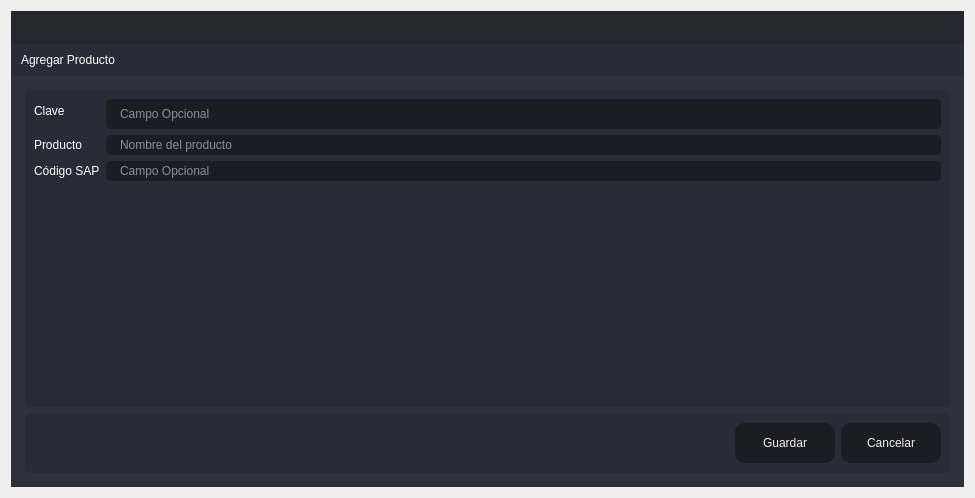
<?xml version="1.0" encoding="UTF-8"?>
<ui version="4.0">
 <class>Create_Cliente</class>
 <widget class="QDialog" name="Create_Cliente">
  <property name="windowModality">
   <enum>Qt::ApplicationModal</enum>
  </property>
  <property name="geometry">
   <rect>
    <x>0</x>
    <y>0</y>
    <width>975</width>
    <height>498</height>
   </rect>
  </property>
  <property name="windowTitle">
   <string>Agregar</string>
  </property>
  <layout class="QVBoxLayout" name="verticalLayout_6">
   <item>
    <widget class="QFrame" name="frame_main">
     <property name="styleSheet">
      <string notr="true">/* LINE EDIT */
QLineEdit {
	background-color: rgb(27, 29, 35);
	border-radius: 5px;
	border: 2px solid rgb(27, 29, 35);
	padding-left: 10px;
}
QLineEdit:hover {
	border: 2px solid rgb(64, 71, 88);
}
QLineEdit:focus {
	border: 2px solid rgb(91, 101, 124);
}

/* SCROLL BARS */
QScrollBar:horizontal {
    border: none;
    background: rgb(52, 59, 72);
    height: 14px;
    margin: 0px 21px 0 21px;
	border-radius: 0px;
}
QScrollBar::handle:horizontal {
    background: rgb(85, 170, 255);
    min-width: 25px;
	border-radius: 7px
}
QScrollBar::add-line:horizontal {
    border: none;
    background: rgb(55, 63, 77);
    width: 20px;
	border-top-right-radius: 7px;
    border-bottom-right-radius: 7px;
    subcontrol-position: right;
    subcontrol-origin: margin;
}
QScrollBar::sub-line:horizontal {
    border: none;
    background: rgb(55, 63, 77);
    width: 20px;
	border-top-left-radius: 7px;
    border-bottom-left-radius: 7px;
    subcontrol-position: left;
    subcontrol-origin: margin;
}
QScrollBar::up-arrow:horizontal, QScrollBar::down-arrow:horizontal
{
     background: none;
}
QScrollBar::add-page:horizontal, QScrollBar::sub-page:horizontal
{
     background: none;
}
 QScrollBar:vertical {
	border: none;
    background: rgb(52, 59, 72);
    width: 14px;
    margin: 21px 0 21px 0;
	border-radius: 0px;
 }
 QScrollBar::handle:vertical {	
	background: rgb(85, 170, 255);
    min-height: 25px;
	border-radius: 7px
 }
 QScrollBar::add-line:vertical {
     border: none;
    background: rgb(55, 63, 77);
     height: 20px;
	border-bottom-left-radius: 7px;
    border-bottom-right-radius: 7px;
     subcontrol-position: bottom;
     subcontrol-origin: margin;
 }
 QScrollBar::sub-line:vertical {
	border: none;
    background: rgb(55, 63, 77);
     height: 20px;
	border-top-left-radius: 7px;
    border-top-right-radius: 7px;
     subcontrol-position: top;
     subcontrol-origin: margin;
 }
 QScrollBar::up-arrow:vertical, QScrollBar::down-arrow:vertical {
     background: none;
 }

 QScrollBar::add-page:vertical, QScrollBar::sub-page:vertical {
     background: none;
 }

/* CHECKBOX */
QCheckBox::indicator {
    border: 3px solid rgb(52, 59, 72);
	width: 15px;
	height: 15px;
	border-radius: 10px;
    background: rgb(44, 49, 60);
}
QCheckBox::indicator:hover {
    border: 3px solid rgb(58, 66, 81);
}
QCheckBox::indicator:checked {
    background: 3px solid rgb(52, 59, 72);
	border: 3px solid rgb(52, 59, 72);	
	background-image: url(:/16x16/icons/16x16/cil-check-alt.png);
}

/* RADIO BUTTON */
QRadioButton::indicator {
    border: 3px solid rgb(52, 59, 72);
	width: 15px;
	height: 15px;
	border-radius: 10px;
    background: rgb(44, 49, 60);
}
QRadioButton::indicator:hover {
    border: 3px solid rgb(58, 66, 81);
}
QRadioButton::indicator:checked {
    background: 3px solid rgb(94, 106, 130);
	border: 3px solid rgb(52, 59, 72);	
}

/* COMBOBOX */
QComboBox{
	background-color: rgb(27, 29, 35);
	border-radius: 5px;
	border: 2px solid rgb(27, 29, 35);
	padding: 5px;
	padding-left: 10px;
}
QComboBox:hover{
	border: 2px solid rgb(64, 71, 88);
}
QComboBox::drop-down {
	subcontrol-origin: padding;
	subcontrol-position: top right;
	width: 25px; 
	border-left-width: 3px;
	border-left-color: rgba(39, 44, 54, 150);
	border-left-style: solid;
	border-top-right-radius: 3px;
	border-bottom-right-radius: 3px;	
	background-image: url(:/16x16/icons/16x16/cil-arrow-bottom.png);
	background-position: center;
	background-repeat: no-reperat;
 }
QComboBox QAbstractItemView {
	color: rgb(85, 170, 255);	
	background-color: rgb(27, 29, 35);
	padding: 10px;
	selection-background-color: rgb(39, 44, 54);
}

/* SLIDERS */
QSlider::groove:horizontal {
    border-radius: 9px;
    height: 18px;
	margin: 0px;
	background-color: rgb(52, 59, 72);
}
QSlider::groove:horizontal:hover {
	background-color: rgb(55, 62, 76);
}
QSlider::handle:horizontal {
    background-color: rgb(85, 170, 255);
    border: none;
    height: 18px;
    width: 18px;
    margin: 0px;
	border-radius: 9px;
}
QSlider::handle:horizontal:hover {
    background-color: rgb(105, 180, 255);
}
QSlider::handle:horizontal:pressed {
    background-color: rgb(65, 130, 195);
}

QSlider::groove:vertical {
    border-radius: 9px;
    width: 18px;
    margin: 0px;
	background-color: rgb(52, 59, 72);
}
QSlider::groove:vertical:hover {
	background-color: rgb(55, 62, 76);
}
QSlider::handle:vertical {
    background-color: rgb(85, 170, 255);
	border: none;
    height: 18px;
    width: 18px;
    margin: 0px;
	border-radius: 9px;
}
QSlider::handle:vertical:hover {
    background-color: rgb(105, 180, 255);
}
QSlider::handle:vertical:pressed {
    background-color: rgb(65, 130, 195);
}

</string>
     </property>
     <property name="frameShape">
      <enum>QFrame::NoFrame</enum>
     </property>
     <property name="frameShadow">
      <enum>QFrame::Raised</enum>
     </property>
     <layout class="QVBoxLayout" name="verticalLayout">
      <property name="spacing">
       <number>0</number>
      </property>
      <property name="leftMargin">
       <number>0</number>
      </property>
      <property name="topMargin">
       <number>0</number>
      </property>
      <property name="rightMargin">
       <number>0</number>
      </property>
      <property name="bottomMargin">
       <number>0</number>
      </property>
      <item>
       <widget class="QFrame" name="frame_top">
        <property name="minimumSize">
         <size>
          <width>0</width>
          <height>65</height>
         </size>
        </property>
        <property name="maximumSize">
         <size>
          <width>16777215</width>
          <height>65</height>
         </size>
        </property>
        <property name="styleSheet">
         <string notr="true">background-color: transparent;</string>
        </property>
        <property name="frameShape">
         <enum>QFrame::NoFrame</enum>
        </property>
        <property name="frameShadow">
         <enum>QFrame::Raised</enum>
        </property>
        <layout class="QHBoxLayout" name="horizontalLayout_3">
         <property name="spacing">
          <number>0</number>
         </property>
         <property name="leftMargin">
          <number>0</number>
         </property>
         <property name="topMargin">
          <number>0</number>
         </property>
         <property name="rightMargin">
          <number>0</number>
         </property>
         <property name="bottomMargin">
          <number>0</number>
         </property>
         <item>
          <widget class="QFrame" name="frame_toggle">
           <property name="maximumSize">
            <size>
             <width>70</width>
             <height>16777215</height>
            </size>
           </property>
           <property name="styleSheet">
            <string notr="true">background-color: rgb(27, 29, 35);</string>
           </property>
           <property name="frameShape">
            <enum>QFrame::NoFrame</enum>
           </property>
           <property name="frameShadow">
            <enum>QFrame::Raised</enum>
           </property>
           <layout class="QVBoxLayout" name="verticalLayout_3">
            <property name="spacing">
             <number>0</number>
            </property>
            <property name="leftMargin">
             <number>0</number>
            </property>
            <property name="topMargin">
             <number>0</number>
            </property>
            <property name="rightMargin">
             <number>0</number>
            </property>
            <property name="bottomMargin">
             <number>0</number>
            </property>
           </layout>
          </widget>
         </item>
         <item>
          <widget class="QFrame" name="frame_top_right">
           <property name="styleSheet">
            <string notr="true">background: transparent;</string>
           </property>
           <property name="frameShape">
            <enum>QFrame::NoFrame</enum>
           </property>
           <property name="frameShadow">
            <enum>QFrame::Raised</enum>
           </property>
           <layout class="QVBoxLayout" name="verticalLayout_2">
            <property name="spacing">
             <number>0</number>
            </property>
            <property name="leftMargin">
             <number>0</number>
            </property>
            <property name="topMargin">
             <number>0</number>
            </property>
            <property name="rightMargin">
             <number>0</number>
            </property>
            <property name="bottomMargin">
             <number>0</number>
            </property>
            <item>
             <widget class="QFrame" name="frame_top_btns">
              <property name="maximumSize">
               <size>
                <width>16777215</width>
                <height>42</height>
               </size>
              </property>
              <property name="styleSheet">
               <string notr="true">background-color: rgba(27, 29, 35, 200)</string>
              </property>
              <property name="frameShape">
               <enum>QFrame::NoFrame</enum>
              </property>
              <property name="frameShadow">
               <enum>QFrame::Raised</enum>
              </property>
              <layout class="QHBoxLayout" name="horizontalLayout_4">
               <property name="spacing">
                <number>0</number>
               </property>
               <property name="leftMargin">
                <number>0</number>
               </property>
               <property name="topMargin">
                <number>0</number>
               </property>
               <property name="rightMargin">
                <number>0</number>
               </property>
               <property name="bottomMargin">
                <number>0</number>
               </property>
               <item>
                <widget class="QFrame" name="frame_label_top_btns">
                 <property name="sizePolicy">
                  <sizepolicy hsizetype="Expanding" vsizetype="Preferred">
                   <horstretch>0</horstretch>
                   <verstretch>0</verstretch>
                  </sizepolicy>
                 </property>
                 <property name="frameShape">
                  <enum>QFrame::NoFrame</enum>
                 </property>
                 <property name="frameShadow">
                  <enum>QFrame::Raised</enum>
                 </property>
                 <layout class="QHBoxLayout" name="horizontalLayout_10">
                  <property name="spacing">
                   <number>0</number>
                  </property>
                  <property name="leftMargin">
                   <number>5</number>
                  </property>
                  <property name="topMargin">
                   <number>0</number>
                  </property>
                  <property name="rightMargin">
                   <number>10</number>
                  </property>
                  <property name="bottomMargin">
                   <number>0</number>
                  </property>
                 </layout>
                </widget>
               </item>
               <item alignment="Qt::AlignRight">
                <widget class="QFrame" name="frame_btns_right">
                 <property name="sizePolicy">
                  <sizepolicy hsizetype="Expanding" vsizetype="Preferred">
                   <horstretch>0</horstretch>
                   <verstretch>0</verstretch>
                  </sizepolicy>
                 </property>
                 <property name="maximumSize">
                  <size>
                   <width>120</width>
                   <height>16777215</height>
                  </size>
                 </property>
                 <property name="frameShape">
                  <enum>QFrame::NoFrame</enum>
                 </property>
                 <property name="frameShadow">
                  <enum>QFrame::Raised</enum>
                 </property>
                 <layout class="QHBoxLayout" name="horizontalLayout_5">
                  <property name="spacing">
                   <number>0</number>
                  </property>
                  <property name="leftMargin">
                   <number>0</number>
                  </property>
                  <property name="topMargin">
                   <number>0</number>
                  </property>
                  <property name="rightMargin">
                   <number>0</number>
                  </property>
                  <property name="bottomMargin">
                   <number>0</number>
                  </property>
                 </layout>
                </widget>
               </item>
              </layout>
             </widget>
            </item>
            <item>
             <widget class="QFrame" name="frame_top_info">
              <property name="maximumSize">
               <size>
                <width>16777215</width>
                <height>65</height>
               </size>
              </property>
              <property name="styleSheet">
               <string notr="true">background-color: rgb(39, 44, 54);</string>
              </property>
              <property name="frameShape">
               <enum>QFrame::NoFrame</enum>
              </property>
              <property name="frameShadow">
               <enum>QFrame::Raised</enum>
              </property>
              <layout class="QHBoxLayout" name="horizontalLayout_8">
               <property name="spacing">
                <number>0</number>
               </property>
               <property name="leftMargin">
                <number>10</number>
               </property>
               <property name="topMargin">
                <number>0</number>
               </property>
               <property name="rightMargin">
                <number>10</number>
               </property>
               <property name="bottomMargin">
                <number>0</number>
               </property>
               <item>
                <widget class="QLabel" name="label">
                 <property name="styleSheet">
                  <string notr="true">font: 75 16pt &quot;MS Shell Dlg 2&quot;;
color: rgb(255, 255, 255);</string>
                 </property>
                 <property name="text">
                  <string>Agregar Producto</string>
                 </property>
                </widget>
               </item>
              </layout>
             </widget>
            </item>
           </layout>
          </widget>
         </item>
        </layout>
       </widget>
      </item>
      <item>
       <widget class="QFrame" name="frame_center">
        <property name="sizePolicy">
         <sizepolicy hsizetype="Expanding" vsizetype="Expanding">
          <horstretch>0</horstretch>
          <verstretch>0</verstretch>
         </sizepolicy>
        </property>
        <property name="styleSheet">
         <string notr="true">background-color: rgb(40, 44, 52);</string>
        </property>
        <property name="frameShape">
         <enum>QFrame::NoFrame</enum>
        </property>
        <property name="frameShadow">
         <enum>QFrame::Raised</enum>
        </property>
        <layout class="QHBoxLayout" name="horizontalLayout_2">
         <property name="spacing">
          <number>0</number>
         </property>
         <property name="leftMargin">
          <number>0</number>
         </property>
         <property name="topMargin">
          <number>0</number>
         </property>
         <property name="rightMargin">
          <number>0</number>
         </property>
         <property name="bottomMargin">
          <number>0</number>
         </property>
         <item>
          <widget class="QFrame" name="frame_content_right">
           <property name="styleSheet">
            <string notr="true">background-color: rgb(44, 49, 60);</string>
           </property>
           <property name="frameShape">
            <enum>QFrame::NoFrame</enum>
           </property>
           <property name="frameShadow">
            <enum>QFrame::Raised</enum>
           </property>
           <layout class="QVBoxLayout" name="verticalLayout_4">
            <property name="spacing">
             <number>0</number>
            </property>
            <property name="leftMargin">
             <number>0</number>
            </property>
            <property name="topMargin">
             <number>0</number>
            </property>
            <property name="rightMargin">
             <number>0</number>
            </property>
            <property name="bottomMargin">
             <number>0</number>
            </property>
            <item>
             <widget class="QFrame" name="frame_content">
              <property name="frameShape">
               <enum>QFrame::NoFrame</enum>
              </property>
              <property name="frameShadow">
               <enum>QFrame::Raised</enum>
              </property>
              <layout class="QVBoxLayout" name="verticalLayout_9">
               <property name="spacing">
                <number>0</number>
               </property>
               <property name="leftMargin">
                <number>5</number>
               </property>
               <property name="topMargin">
                <number>5</number>
               </property>
               <property name="rightMargin">
                <number>5</number>
               </property>
               <property name="bottomMargin">
                <number>5</number>
               </property>
               <item>
                <widget class="QStackedWidget" name="stackedWidget">
                 <property name="styleSheet">
                  <string notr="true">background: transparent;</string>
                 </property>
                 <property name="currentIndex">
                  <number>0</number>
                 </property>
                 <widget class="QWidget" name="page_home">
                  <layout class="QVBoxLayout" name="verticalLayout_10">
                   <item>
                    <widget class="QFrame" name="frame">
                     <property name="styleSheet">
                      <string notr="true">background-color: rgb(39, 44, 54);
border-radius: 5px;</string>
                     </property>
                     <property name="frameShape">
                      <enum>QFrame::StyledPanel</enum>
                     </property>
                     <property name="frameShadow">
                      <enum>QFrame::Raised</enum>
                     </property>
                     <layout class="QVBoxLayout" name="verticalLayout_5">
                      <item>
                       <layout class="QFormLayout" name="formLayout_2">
                        <item row="0" column="1">
                         <widget class="QLineEdit" name="lineEditClave">
                          <property name="minimumSize">
                           <size>
                            <width>0</width>
                            <height>30</height>
                           </size>
                          </property>
                          <property name="styleSheet">
                           <string notr="true">QLineEdit {
	background-color: rgb(27, 29, 35);
	border-radius: 5px;
	border: 2px solid rgb(27, 29, 35);
	padding-left: 10px;
	font: 75 12pt &quot;MS Shell Dlg 2&quot;;
	color: rgb(255, 255, 255);
}
QLineEdit:hover {
	border: 2px solid rgb(64, 71, 88);
}
QLineEdit:focus {
	border: 2px solid rgb(91, 101, 124);
}</string>
                          </property>
                          <property name="text">
                           <string/>
                          </property>
                          <property name="placeholderText">
                           <string>Campo Opcional</string>
                          </property>
                         </widget>
                        </item>
                        <item row="0" column="0">
                         <widget class="QLabel" name="label_2">
                          <property name="styleSheet">
                           <string notr="true">font: 75 12pt &quot;MS Shell Dlg 2&quot;;
color: rgb(255, 255, 255);</string>
                          </property>
                          <property name="text">
                           <string>Clave</string>
                          </property>
                         </widget>
                        </item>
                        <item row="1" column="0">
                         <widget class="QLabel" name="label_3">
                          <property name="styleSheet">
                           <string notr="true">font: 75 12pt &quot;MS Shell Dlg 2&quot;;
color: rgb(255, 255, 255);</string>
                          </property>
                          <property name="text">
                           <string>Producto</string>
                          </property>
                         </widget>
                        </item>
                        <item row="1" column="1">
                         <widget class="QLineEdit" name="lineEditNombre">
                          <property name="styleSheet">
                           <string notr="true">QLineEdit {
	background-color: rgb(27, 29, 35);
	border-radius: 5px;
	border: 2px solid rgb(27, 29, 35);
	padding-left: 10px;
	font: 75 12pt &quot;MS Shell Dlg 2&quot;;
	color: rgb(255, 255, 255);
}
QLineEdit:hover {
	border: 2px solid rgb(64, 71, 88);
}
QLineEdit:focus {
	border: 2px solid rgb(91, 101, 124);
}</string>
                          </property>
                          <property name="placeholderText">
                           <string>Nombre del producto</string>
                          </property>
                         </widget>
                        </item>
                        <item row="2" column="0">
                         <widget class="QLabel" name="label_4">
                          <property name="styleSheet">
                           <string notr="true">font: 75 12pt &quot;MS Shell Dlg 2&quot;;
color: rgb(255, 255, 255);</string>
                          </property>
                          <property name="text">
                           <string>Código SAP</string>
                          </property>
                         </widget>
                        </item>
                        <item row="2" column="1">
                         <widget class="QLineEdit" name="lineEditSAP">
                          <property name="styleSheet">
                           <string notr="true">QLineEdit {
	background-color: rgb(27, 29, 35);
	border-radius: 5px;
	border: 2px solid rgb(27, 29, 35);
	padding-left: 10px;
	font: 75 12pt &quot;MS Shell Dlg 2&quot;;
	color: rgb(255, 255, 255);
}
QLineEdit:hover {
	border: 2px solid rgb(64, 71, 88);
}
QLineEdit:focus {
	border: 2px solid rgb(91, 101, 124);
}</string>
                          </property>
                          <property name="placeholderText">
                           <string>Campo Opcional</string>
                          </property>
                         </widget>
                        </item>
                       </layout>
                      </item>
                     </layout>
                    </widget>
                   </item>
                   <item>
                    <widget class="QFrame" name="frame_2">
                     <property name="minimumSize">
                      <size>
                       <width>0</width>
                       <height>60</height>
                      </size>
                     </property>
                     <property name="maximumSize">
                      <size>
                       <width>16777215</width>
                       <height>60</height>
                      </size>
                     </property>
                     <property name="styleSheet">
                      <string notr="true">background-color: rgb(39, 44, 54);
border-radius: 5px;</string>
                     </property>
                     <property name="frameShape">
                      <enum>QFrame::StyledPanel</enum>
                     </property>
                     <property name="frameShadow">
                      <enum>QFrame::Raised</enum>
                     </property>
                     <layout class="QHBoxLayout" name="horizontalLayout_9">
                      <item>
                       <layout class="QGridLayout" name="gridLayout">
                        <item row="0" column="0">
                         <spacer name="horizontalSpacer">
                          <property name="orientation">
                           <enum>Qt::Horizontal</enum>
                          </property>
                          <property name="sizeHint" stdset="0">
                           <size>
                            <width>40</width>
                            <height>20</height>
                           </size>
                          </property>
                         </spacer>
                        </item>
                        <item row="0" column="1">
                         <widget class="QPushButton" name="btnAgregar">
                          <property name="minimumSize">
                           <size>
                            <width>100</width>
                            <height>40</height>
                           </size>
                          </property>
                          <property name="styleSheet">
                           <string notr="true">QPushButton {
	border-color: rgb(27, 29, 35);
	font: 75 10pt &quot;MS Shell Dlg 2&quot;;
	color: rgb(240, 240, 240);
	background-color: rgb(27, 29, 35);
	border: 0px solid;
	border-radius: 10px;	
}
QPushButton:hover {
	background-color:rgb(44, 49, 60);
	border-color: rgb(27, 29, 35);
	border: 2px solid;
}</string>
                          </property>
                          <property name="text">
                           <string>Guardar</string>
                          </property>
                         </widget>
                        </item>
                        <item row="0" column="2">
                         <widget class="QPushButton" name="btnCancelar">
                          <property name="minimumSize">
                           <size>
                            <width>100</width>
                            <height>40</height>
                           </size>
                          </property>
                          <property name="styleSheet">
                           <string notr="true">QPushButton {
	border-color: rgb(27, 29, 35);
	font: 75 10pt &quot;MS Shell Dlg 2&quot;;
	color: rgb(240, 240, 240);
	background-color: rgb(27, 29, 35);
	border: 0px solid;
	border-radius: 10px;	
}
QPushButton:hover {
	background-color:rgb(44, 49, 60);
	border-color: rgb(27, 29, 35);
	border: 2px solid;
}</string>
                          </property>
                          <property name="text">
                           <string>Cancelar</string>
                          </property>
                         </widget>
                        </item>
                       </layout>
                      </item>
                     </layout>
                    </widget>
                   </item>
                  </layout>
                 </widget>
                </widget>
               </item>
              </layout>
             </widget>
            </item>
           </layout>
          </widget>
         </item>
        </layout>
       </widget>
      </item>
     </layout>
    </widget>
   </item>
  </layout>
 </widget>
 <resources/>
 <connections/>
</ui>
